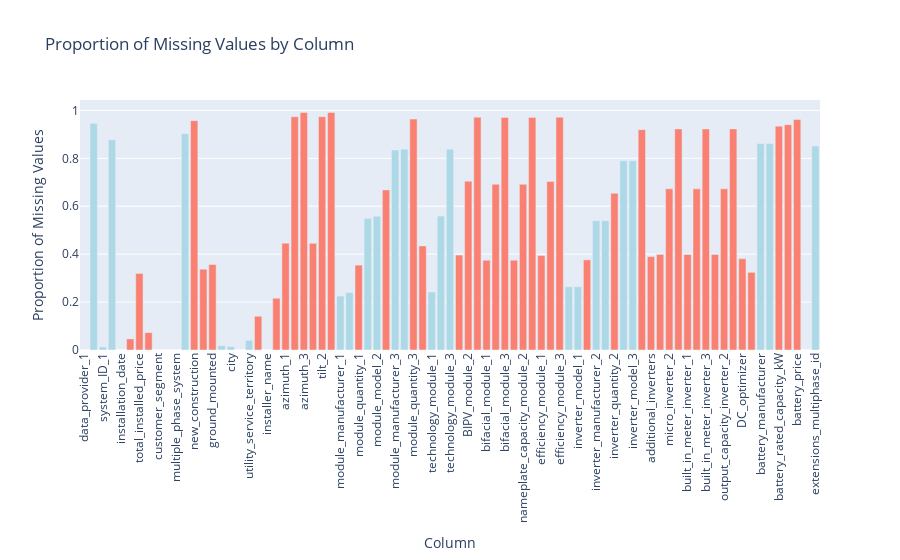

The notebook cell this image was saved under:
### Markdown cell above
# 📊 EDA: Datatypes and Missing Values

We want to understand the structure of our data before we can clean it and train a model. This includes looking at datatypes, missing values, and distributions of key columns. A bar chart of datatypes will show us which columns are numeric vs categorical, and a barchart display of missing values will reveal which columns have a lot of missing data.

Note: We do have to get ahead of ourselves and do sentinel value replacement before we can do a full EDA, since the dataset uses various sentinel values to indicate missing or invalid data. The next section will handle this cleaning step.

### Code cell
fig = go.Figure()

fig.add_trace(
    go.Bar(
        x=tts_dataloader.get_data().columns,
        y=tts_dataloader.get_data().replace([-1, "-1"], np.nan).isna().mean(),
        marker_color=tts_dataloader.get_data().dtypes.map(lambda dt: 'lightblue' if dt in ['object', 'str'] else 'salmon')
    )
)

fig.update_layout(
    title='Proportion of Missing Values by Column',
    xaxis_title='Column',
    yaxis_title='Proportion of Missing Values',
    xaxis_tickangle=-90,
)

fig.show()

### Figure 1 — Plotly figure (JSON) as saved in the notebook; plotly's stock layout.template omitted (floating-point values rounded to 4 significant figures)
{"data": [{"marker": {"color": ["lightblue", "lightblue", "lightblue", "lightblue", "salmon", "salmon", "salmon", "salmon", "lightblue", "salmon", "salmon", "lightblue", "salmon", "salmon", "salmon", "lightblue", "lightblue", "lightblue", "lightblue", "salmon", "lightblue", "salmon", "salmon", "salmon", "salmon", "salmon", "salmon", "salmon", "lightblue", "lightblue", "salmon", "lightblue", "lightblue", "salmon", "lightblue", "lightblue", "salmon", "salmon", "lightblue", "lightblue", "lightblue", "salmon", "salmon", "salmon", "salmon", "salmon", "salmon", "salmon", "salmon", "salmon", "salmon", "salmon", "salmon", "lightblue", "lightblue", "salmon", "lightblue", "lightblue", "salmon", "lightblue", "lightblue", "salmon", "salmon", "salmon", "salmon", "salmon", "salmon", "salmon", "salmon", "salmon", "salmon", "salmon", "salmon", "salmon", "lightblue", "lightblue", "salmon", "salmon", "salmon", "lightblue", "lightblue"]}, "type": "bar", "x": ["data_provider_1", "data_provider_2", "system_ID_1", "system_ID_2", "installation_date", "PV_system_size_DC", "total_installed_price", "rebate_or_grant", "customer_segment", "expansion_system", "multiple_phase_system", "TTS_link_ID", "new_construction", "tracking", "ground_mounted", "zip_code", "city", "state", "utility_service_territory", "third_party_owned", "installer_name", "self_installed", "azimuth_1", "azimuth_2", "azimuth_3", "tilt_1", "tilt_2", "tilt_3", "module_manufacturer_1", "module_model_1", "module_quantity_1", "module_manufacturer_2", "module_model_2", "module_quantity_2", "module_manufacturer_3", "module_model_3", "module_quantity_3", "additional_modules", "technology_module_1", "technology_module_2", "technology_module_3", "BIPV_module_1", "BIPV_module_2", "BIPV_module_3", "bifacial_module_1", "bifacial_module_2", "bifacial_module_3", "nameplate_capacity_module_1", "nameplate_capacity_module_2", "nameplate_capacity_module_3", "efficiency_module_1", "efficiency_module_2", "efficiency_module_3", "inverter_manufacturer_1", "inverter_model_1", "inverter_quantity_1", "inverter_manufacturer_2", "inverter_model_2", "inverter_quantity_2", "inverter_manufacturer_3", "inverter_model_3", "inverter_quantity_3", "additional_inverters", "micro_inverter_1", "micro_inverter_2", "micro_inverter_3", "built_in_meter_inverter_1", "built_in_meter_inverter_2", "built_in_meter_inverter_3", "output_capacity_inverter_1", "output_capacity_inverter_2", "output_capacity_inverter_3", "DC_optimizer", "inverter_loading_ratio", "battery_manufacturer", "battery_model", "battery_rated_capacity_kW", "battery_rated_capacity_kWh", "battery_price", "technology_type", "extensions_multiphase_id"], "y": [0, 0.9459, 0.01274, 0.8773, 0, 0.04625, 0.3195, 0.07262, 0, 0, 0, 0.9029, 0.9571, 0.3371, 0.357, 0.01807, 0.01409, 0, 0.04059, 0.141, 0, 0.216, 0.446, 0.9734, 0.9912, 0.4454, 0.9734, 0.9912, 0.2253, 0.24, 0.3543, 0.5489, 0.5586, 0.6682, 0.835, 0.838, 0.964, 0.4344, 0.2421, 0.559, 0.8381, 0.3963, 0.7047, 0.9717, 0.3748, 0.6916, 0.9708, 0.3748, 0.6916, 0.9708, 0.3942, 0.7033, 0.9714, 0.264, 0.264, 0.3761, 0.5398, 0.5398, 0.6538, 0.7899, 0.7899, 0.9197, 0.3897, 0.3989, 0.6725, 0.9226, 0.3989, 0.6725, 0.9226, 0.3989, 0.6725, 0.9226, 0.381, 0.3242, 0.8615, 0.8615, 0.9342, 0.9404, 0.9618, 0, 0.8514]}], "layout": {"title": {"text": "Proportion of Missing Values by Column"}, "xaxis": {"tickangle": -90, "title": {"text": "Column"}}, "yaxis": {"title": {"text": "Proportion of Missing Values"}}}}
